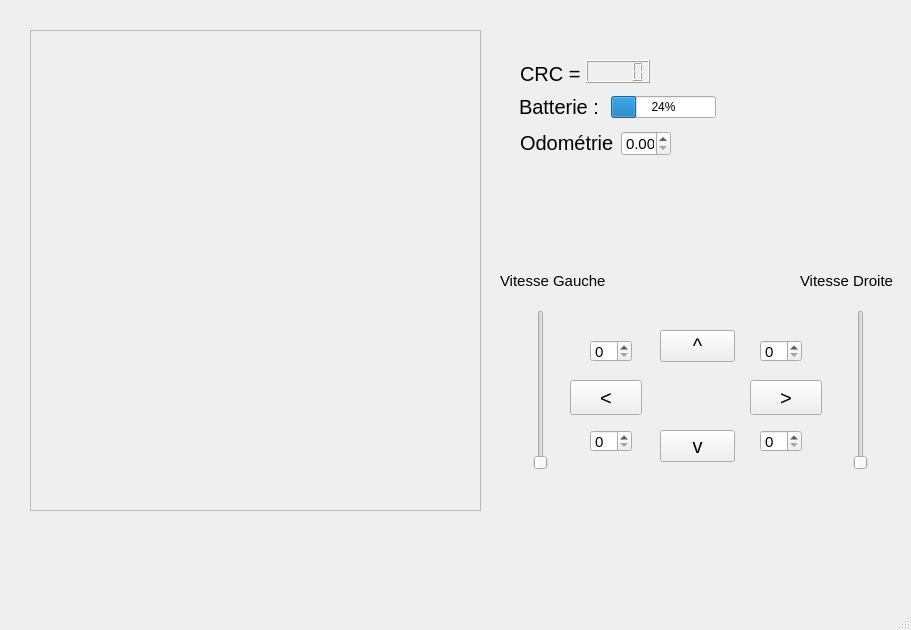
<?xml version="1.0" encoding="UTF-8"?>
<ui version="4.0">
 <class>MyRobot</class>
 <widget class="QMainWindow" name="MyRobot">
  <property name="geometry">
   <rect>
    <x>0</x>
    <y>0</y>
    <width>911</width>
    <height>630</height>
   </rect>
  </property>
  <property name="sizePolicy">
   <sizepolicy hsizetype="Preferred" vsizetype="Preferred">
    <horstretch>0</horstretch>
    <verstretch>0</verstretch>
   </sizepolicy>
  </property>
  <property name="windowTitle">
   <string>MyRobot</string>
  </property>
  <widget class="QWidget" name="centralwidget">
   <widget class="QPushButton" name="pushButton">
    <property name="geometry">
     <rect>
      <x>660</x>
      <y>330</y>
      <width>75</width>
      <height>32</height>
     </rect>
    </property>
    <property name="font">
     <font>
      <pointsize>15</pointsize>
     </font>
    </property>
    <property name="text">
     <string>^</string>
    </property>
   </widget>
   <widget class="QPushButton" name="pushButton_2">
    <property name="geometry">
     <rect>
      <x>570</x>
      <y>380</y>
      <width>72</width>
      <height>35</height>
     </rect>
    </property>
    <property name="font">
     <font>
      <pointsize>15</pointsize>
     </font>
    </property>
    <property name="text">
     <string>&lt;</string>
    </property>
   </widget>
   <widget class="QPushButton" name="pushButton_3">
    <property name="geometry">
     <rect>
      <x>750</x>
      <y>380</y>
      <width>72</width>
      <height>35</height>
     </rect>
    </property>
    <property name="font">
     <font>
      <pointsize>15</pointsize>
     </font>
    </property>
    <property name="text">
     <string>&gt;</string>
    </property>
   </widget>
   <widget class="QPushButton" name="pushButton_4">
    <property name="geometry">
     <rect>
      <x>660</x>
      <y>430</y>
      <width>75</width>
      <height>32</height>
     </rect>
    </property>
    <property name="font">
     <font>
      <pointsize>15</pointsize>
     </font>
    </property>
    <property name="text">
     <string>v</string>
    </property>
   </widget>
   <widget class="QSpinBox" name="spinBox">
    <property name="geometry">
     <rect>
      <x>590</x>
      <y>340</y>
      <width>42</width>
      <height>22</height>
     </rect>
    </property>
    <property name="font">
     <font>
      <pointsize>11</pointsize>
     </font>
    </property>
   </widget>
   <widget class="QSpinBox" name="spinBox_2">
    <property name="geometry">
     <rect>
      <x>590</x>
      <y>430</y>
      <width>42</width>
      <height>22</height>
     </rect>
    </property>
    <property name="font">
     <font>
      <pointsize>11</pointsize>
     </font>
    </property>
   </widget>
   <widget class="QSpinBox" name="spinBox_3">
    <property name="geometry">
     <rect>
      <x>760</x>
      <y>340</y>
      <width>42</width>
      <height>22</height>
     </rect>
    </property>
    <property name="font">
     <font>
      <pointsize>11</pointsize>
     </font>
    </property>
   </widget>
   <widget class="QSpinBox" name="spinBox_4">
    <property name="geometry">
     <rect>
      <x>760</x>
      <y>430</y>
      <width>42</width>
      <height>22</height>
     </rect>
    </property>
    <property name="font">
     <font>
      <pointsize>11</pointsize>
     </font>
    </property>
   </widget>
   <widget class="QLabel" name="label_2">
    <property name="geometry">
     <rect>
      <x>520</x>
      <y>129</y>
      <width>95</width>
      <height>27</height>
     </rect>
    </property>
    <property name="font">
     <font>
      <pointsize>15</pointsize>
     </font>
    </property>
    <property name="text">
     <string>Odométrie</string>
    </property>
   </widget>
   <widget class="QLabel" name="label_3">
    <property name="geometry">
     <rect>
      <x>520</x>
      <y>60</y>
      <width>60</width>
      <height>27</height>
     </rect>
    </property>
    <property name="font">
     <font>
      <pointsize>15</pointsize>
     </font>
    </property>
    <property name="text">
     <string>CRC = </string>
    </property>
   </widget>
   <widget class="QLCDNumber" name="lcdNumber">
    <property name="geometry">
     <rect>
      <x>586</x>
      <y>60</y>
      <width>64</width>
      <height>23</height>
     </rect>
    </property>
   </widget>
   <widget class="QDoubleSpinBox" name="doubleSpinBox">
    <property name="geometry">
     <rect>
      <x>621</x>
      <y>131</y>
      <width>50</width>
      <height>25</height>
     </rect>
    </property>
    <property name="font">
     <font>
      <pointsize>11</pointsize>
     </font>
    </property>
   </widget>
   <widget class="QWidget" name="layoutWidget">
    <property name="geometry">
     <rect>
      <x>519</x>
      <y>93</y>
      <width>197</width>
      <height>29</height>
     </rect>
    </property>
    <layout class="QGridLayout" name="gridLayout">
     <item row="0" column="0">
      <widget class="QLabel" name="label">
       <property name="font">
        <font>
         <pointsize>15</pointsize>
        </font>
       </property>
       <property name="text">
        <string>Batterie : </string>
       </property>
      </widget>
     </item>
     <item row="0" column="1">
      <widget class="QProgressBar" name="progressBar">
       <property name="value">
        <number>24</number>
       </property>
      </widget>
     </item>
    </layout>
   </widget>
   <widget class="QScrollArea" name="scrollArea">
    <property name="geometry">
     <rect>
      <x>30</x>
      <y>30</y>
      <width>451</width>
      <height>481</height>
     </rect>
    </property>
    <property name="widgetResizable">
     <bool>true</bool>
    </property>
    <widget class="QWidget" name="scrollAreaWidgetContents">
     <property name="geometry">
      <rect>
       <x>0</x>
       <y>0</y>
       <width>449</width>
       <height>479</height>
      </rect>
     </property>
    </widget>
   </widget>
   <widget class="QSlider" name="verticalSlider">
    <property name="geometry">
     <rect>
      <x>850</x>
      <y>310</y>
      <width>22</width>
      <height>160</height>
     </rect>
    </property>
    <property name="orientation">
     <enum>Qt::Vertical</enum>
    </property>
   </widget>
   <widget class="QSlider" name="verticalSlider_2">
    <property name="geometry">
     <rect>
      <x>530</x>
      <y>310</y>
      <width>22</width>
      <height>160</height>
     </rect>
    </property>
    <property name="orientation">
     <enum>Qt::Vertical</enum>
    </property>
   </widget>
   <widget class="QLabel" name="label_4">
    <property name="geometry">
     <rect>
      <x>500</x>
      <y>260</y>
      <width>111</width>
      <height>41</height>
     </rect>
    </property>
    <property name="font">
     <font>
      <pointsize>11</pointsize>
     </font>
    </property>
    <property name="text">
     <string>Vitesse Gauche</string>
    </property>
   </widget>
   <widget class="QLabel" name="label_5">
    <property name="geometry">
     <rect>
      <x>800</x>
      <y>260</y>
      <width>101</width>
      <height>41</height>
     </rect>
    </property>
    <property name="font">
     <font>
      <pointsize>11</pointsize>
     </font>
    </property>
    <property name="text">
     <string>Vitesse Droite</string>
    </property>
   </widget>
  </widget>
  <widget class="QMenuBar" name="menubar">
   <property name="geometry">
    <rect>
     <x>0</x>
     <y>0</y>
     <width>911</width>
     <height>22</height>
    </rect>
   </property>
  </widget>
  <widget class="QStatusBar" name="statusbar"/>
 </widget>
 <resources/>
 <connections/>
</ui>
